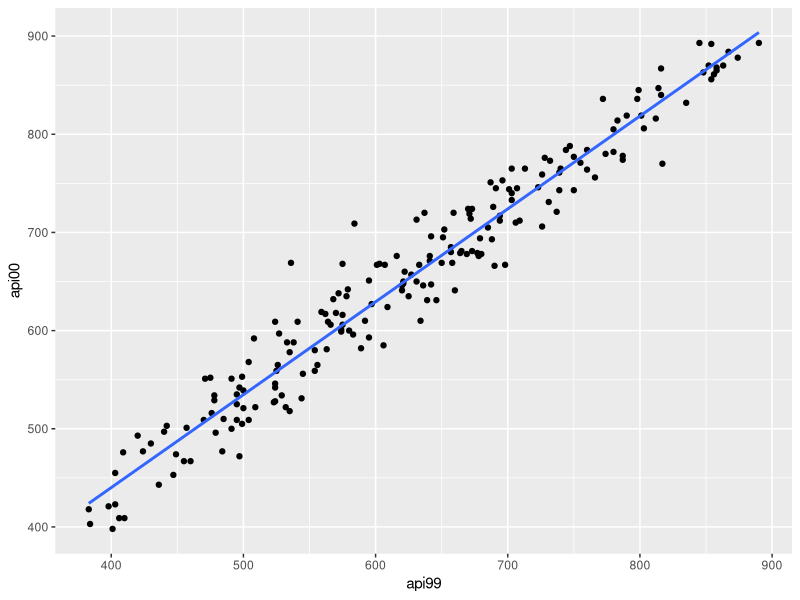

This chart was generated by the following R code:
## ---- chunk 1
knitr::opts_chunk$set(echo = TRUE, message = F, warning =F)
## ---- chunk 2
library(survey)
library(tidyverse)
data(api)
head(apistrat)
#help(apistrat)
## ---- chunk 3
dstrat <- svydesign(ids=~1, strata = ~stype, weights = ~pw, data = apistrat)
summary(dstrat)
## ---- chunk 4
svytotal(~stype, dstrat)
table(apipop$stype)
## ---- chunk 5
sr_warstwy <- svymean(~api00, dstrat)
sr_warstwy
## ---- chunk 6
sr_pop <- mean(apipop$api00)
sr_pop
## ---- chunk 7
sr_bw <- mean(apistrat$api00)
sr_bw
## ---- chunk 8
srednie <- cbind(sr_warstwy[1],  sr_bw, sr_pop) %>% as.data.frame()
colnames(srednie) <- c("średnia z próby z warstwami", 
                       "średnia z próby bez warstw","średnia z populacji")
## ---- chunk 9
library(kableExtra)
kable(srednie) %>% 
kable_styling(full_width = T)
## ---- chunk 10
apistrat %>% 
  ggplot(aes(x = api99, y = api00))+
  geom_point()+
  geom_smooth(method = lm, se = F)
## ---- chunk 11
cor(apistrat$api99, apistrat$api00)
## ---- chunk 12
B <- svyratio(~api00, ~api99, design=dstrat)
B
x <- svymean(~api99, dstrat)
sr_iloraz <- B$ratio*x[1]
sr_iloraz
blad_iloraz <- SE(B)*x[1]
blad_iloraz
## ---- chunk 13
s <- sd(apistrat$api00)
n <- nrow(apistrat)
blad_bw <- s/sqrt(n)
blad_bw
## ---- chunk 14
obc_warstwy <- sr_warstwy[1]-sr_pop
obc_bw <- sr_bw-sr_pop
obc_iloraz <- sr_iloraz-sr_pop
## ---- chunk 15
df <- data.frame(cbind( 
      c(662.29, 652.82, 662.29),
      c(9.54, 8.55, 2.32),
      round(c(-2.43, -11.89, -2.43),2)),
      row.names =c("Z uwzględnieniem warstw", 
                   "Bez uwzględnienia warstw", 
                   "Ilorazowa"))
colnames(df) <- c("Średnia", "Błąd standardowy", "Obciążenie")
## ---- chunk 16
kable(df) %>% 
  kable_styling(full_width = T)
